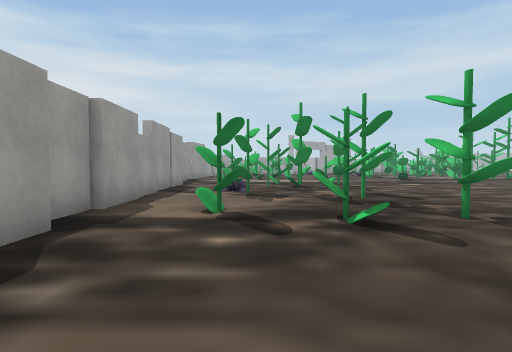
View 1 (above)

19 first-person views from a walk through a 3-D level made in the Unity game engine. The camera is 1.4 m above the floor, tilts 2° down and sees 80° across. The floor is counted in squares, 2 m on a side. Each view is taken from the middle of a square. On the plan, view 1 faces up. The plan holds only what a view shows up to about 10 squares ahead; the rest is blank. The place goes on beyond the plan. The player character is not drawn. Some surface patterns are stand-ins.

View 2
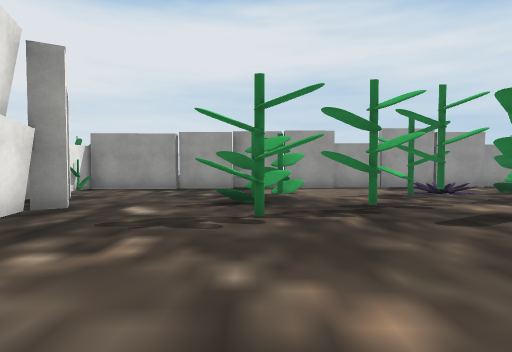

View 3
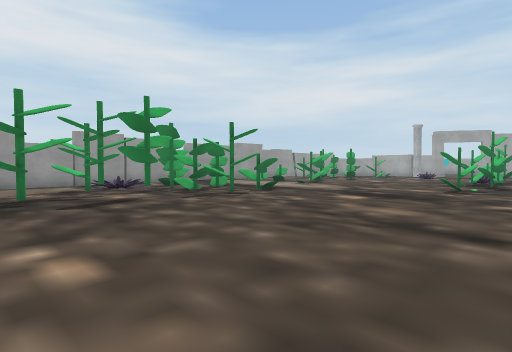

View 4
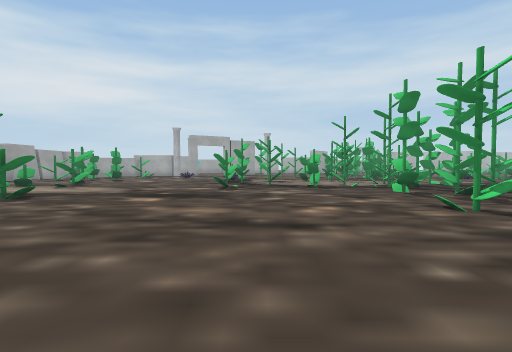

View 5
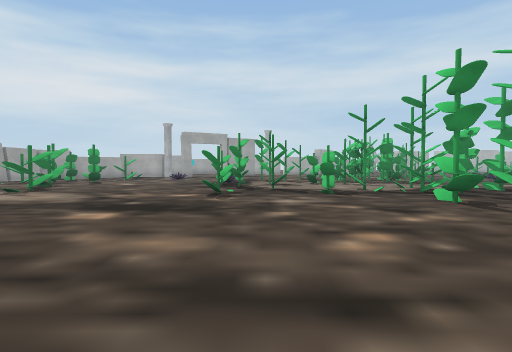

View 6
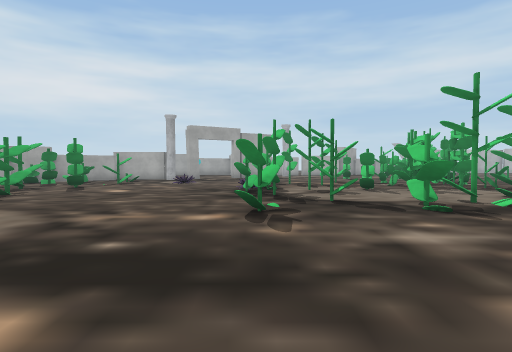

View 7
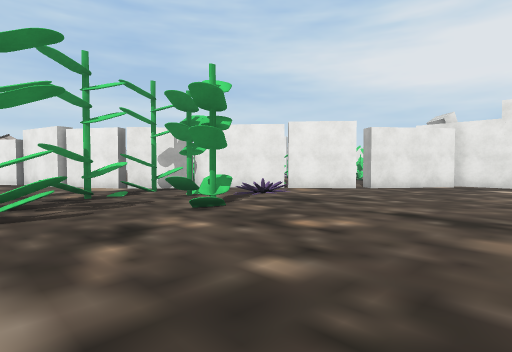

View 8
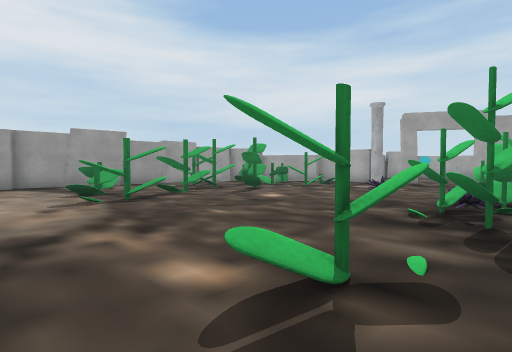

View 9
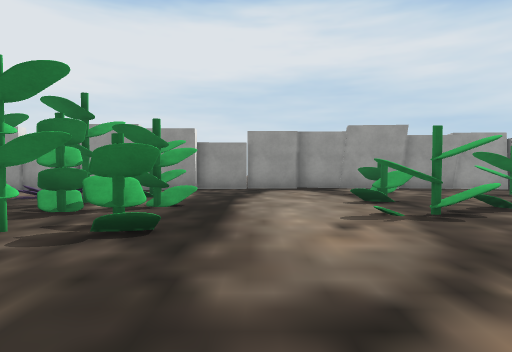

View 10
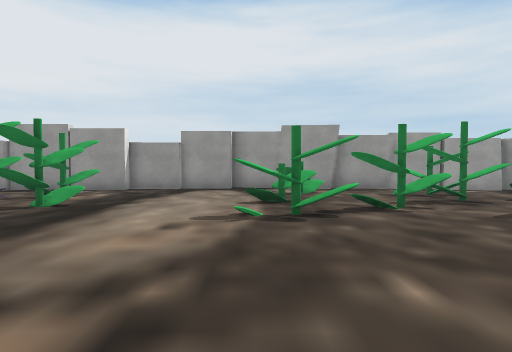

View 11
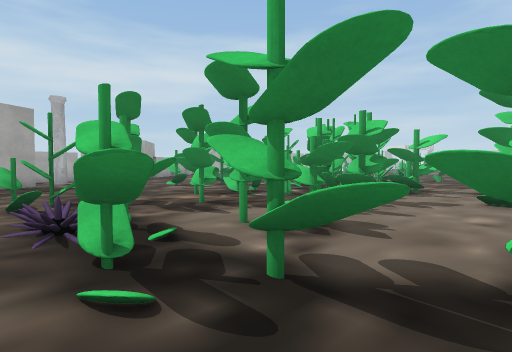

View 12
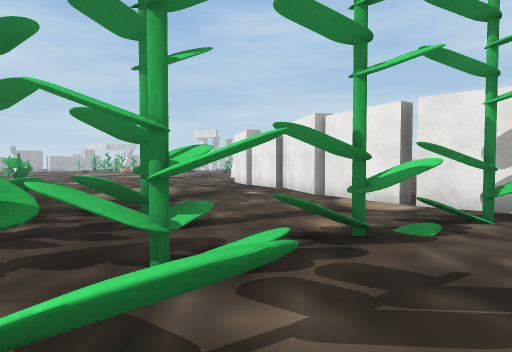

View 13
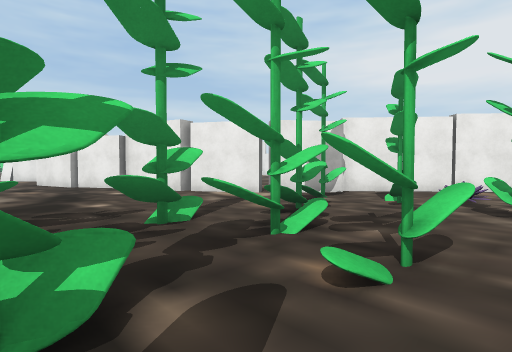

View 14
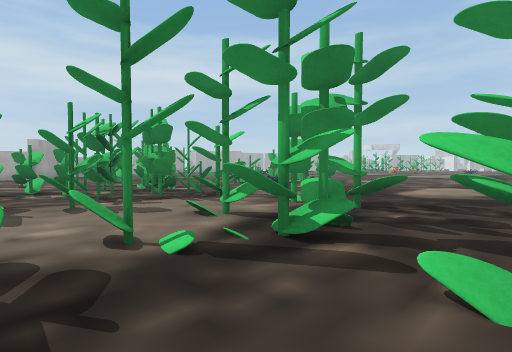

View 15
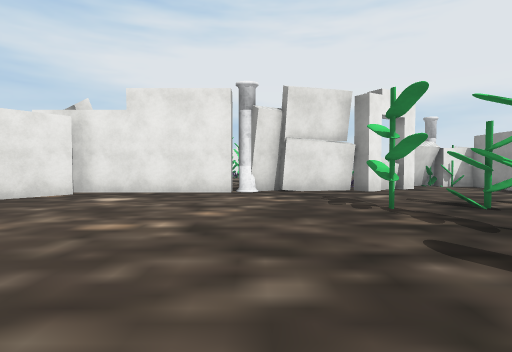

View 16
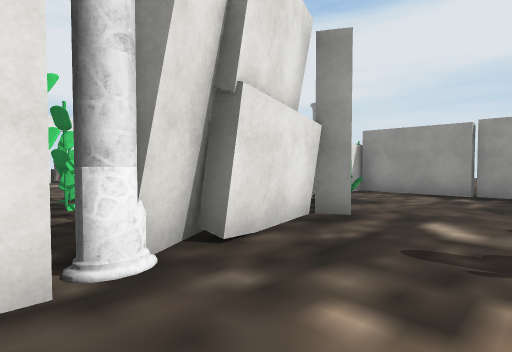

View 17
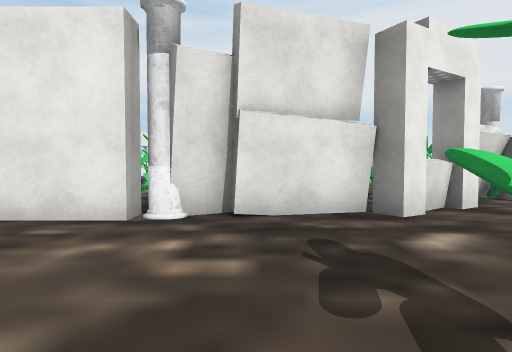

View 18
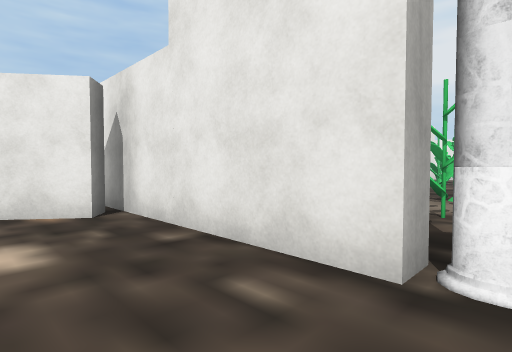

View 19
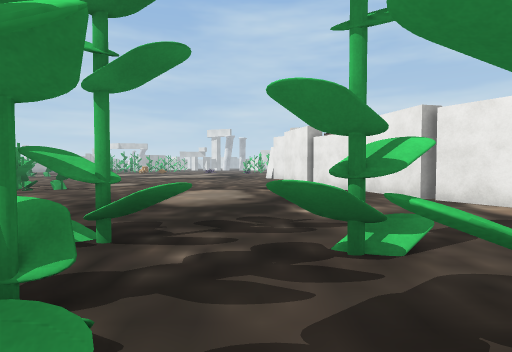

### Floor plan
Points are (right, up) in squares from view 1. A wall is a line through its corners. A room is listed if a view was taken in it or the views show most of it. See-through windows are left out.
Room 1 (view 1)
walls: (0.3, -0.2) (0.8, 0.1); (-2.2, 0.5) (-2.2, -1); (9.8, 1.4) (9.4, 1.7)
ways out: opening at (-0.5, -0.5) to room 2
objects: other object (-1, -3) to (0, -3); other object (-1, -2); other object (-1, -1); other object (0, -2); other object (2, -1); other object (4, -4); other object (5, -3); other object (6, -2); other object (7, -2)
Room 2 (views 2, 3, 4, 5, 6, 7, 8, 9, 10, 11, 12, 13, 14, 15, 16, 17, 18, 19)
walls: (12.8, 12) (13, 12.6); (13, 11.9) (12.8, 12.6); (15, 7.7) (16.2, 9.3) (18.1, 10.4); (1.9, 15.5) (1.7, 14.8); (11.3, 4.3) (15.2, 7.6); (1.7, 15.4) (1.9, 14.8); (16.7, 9) (16.4, 9.5); (18.3, 10.6) (20.6, 11.2); (9.4, 1.7) (11.1, 3.9); (20.4, 11.3) (21.9, 12.2); (-2.7, 11.4) (-2.7, 6.4); (5.6, 0.6) (5.6, 1.1) (10.6, 1.1); (-3.1, 12.8) (-3.1, 11.3); (-3.3, 14.3) (-3.2, 12.8); (-2.5, 6.5) (-2.5, 4.9); (21.8, 12.3) (22.8, 12.6); (-3, 17.3) (-3.6, 14.2); (-2.6, 4.9) (-2.6, 3.3); (-2.2, 3.4) (-2.2, 0.5); (-2.8, 20) (-3.4, 17.3); (0.8, 0.1) (1, -0.4); (0.8, 0) (1.6, 0.6) (2.1, 0.8) (2.3, 0.5) (4.3, 0.9) (4.4, 0.6) (4.7, 0.8); (-2.9, 20.6) (-3.2, 18.9)
low walls: (-2.7, 20.6) (-2.8, 20.1)
ways out: opening at (-0.5, -0.5) to room 1
objects: other object (-2, 16); other object (-1, 4) to (0, 5); other object (-1, 9); other object (-1, 11); other object (-1, 19) to (-1, 20); other object (0, 7) to (0, 8); other object (0, 10); other object (0, 15) to (0, 16); other object (0, 19); other object (1, 4); other object (1, 8); other object (1, 10) to (2, 11); other object (1, 11) to (1, 12); other object (1, 17) to (1, 18); other object (1, 19) to (2, 20); other object (2, 5) to (2, 6); other object (2, 8); other object (2, 12) to (3, 12); other object (2, 16); other object (3, 4); other object (3, 10); other object (5, 1); other object (7, 14) to (7, 15); other object (7, 17) to (7, 18); other object (7, 19); other object (7, 20); other object (8, 16) to (9, 16); other object (9, 19); other object (9, 20); other object (10, 15) to (10, 16); other object (10, 19) to (11, 19); other object (11, 10); other object (11, 16); other object (12, 7); other object (12, 9); other object (12, 12); other object (12, 13); other object (12, 15); other object (12, 18); other object (13, 9); other object (13, 10); other object (13, 13); other object (13, 15); other object (13, 16); other object (13, 19); other object (13, 20); other object (14, 11); other object (14, 13) to (14, 14); other object (14, 15); other object (14, 20); other object (15, 9); other object (15, 15); other object (15, 16); other object (15, 18); other object (15, 19) to (15, 20); other object (21, 20)

Where each view was taken, in squares from view 1:
view 1: 0 up, 0 right, facing up
view 2: 4 up, 7 right, facing left
view 3: 5 up, 9 right, facing up-left
view 4: 5 up, 8 right, facing up
view 5: 7 up, 8 right, facing up
view 6: 10 up, 7 right, facing up
view 7: 13 up, 7 right, facing down-right
view 8: 13 up, 8 right, facing up-left
view 9: 13 up, 6 right, facing left
view 10: 15 up, 6 right, facing left
view 11: 16 up, 6 right, facing up-right
view 12: 12 up, 11 right, facing right
view 13: 15 up, 11 right, facing down-right
view 14: 13 up, 10 right, facing up-right
view 15: 9 up, 5 right, facing down
view 16: 3 up, 6 right, facing down-left
view 17: 5 up, 4 right, facing down
view 18: 3 up, 5 right, facing down-right
view 19: 14 up, 12 right, facing right
